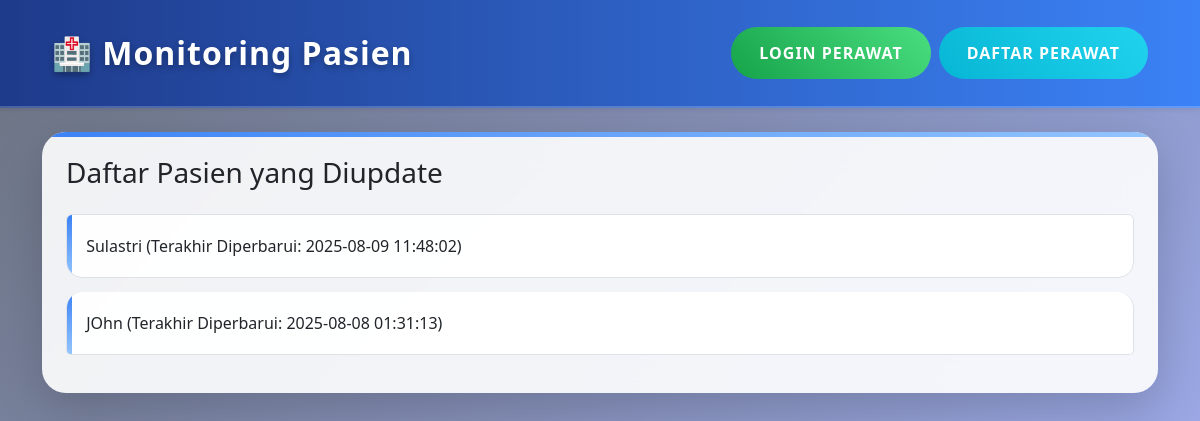
Before: / with the older database file.
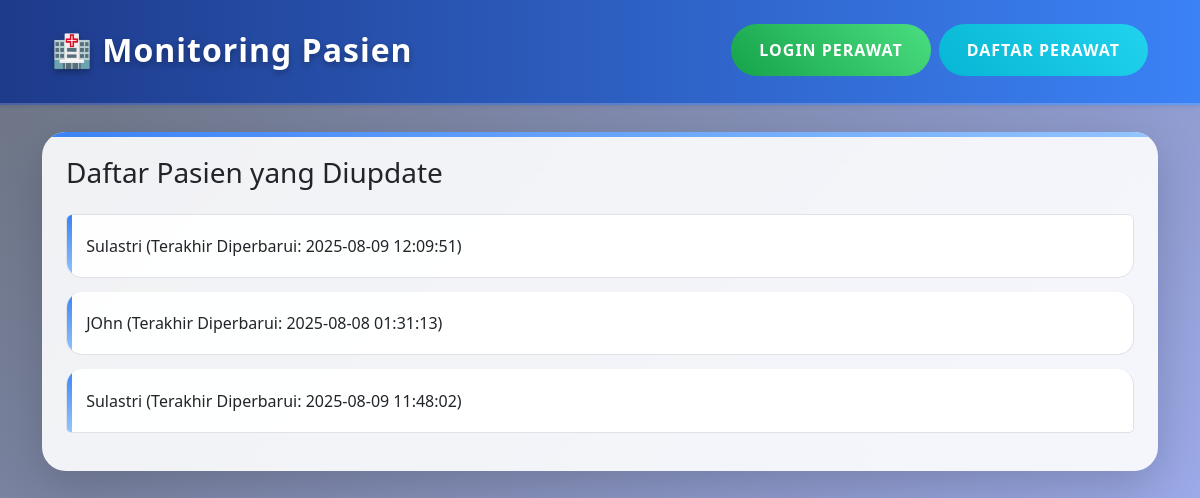
After: the same page with the newer database file.
### tables this page shows
CREATE TABLE patient (
                    id INTEGER PRIMARY KEY AUTOINCREMENT,
                    name TEXT NOT NULL,
                    access_key TEXT NOT NULL,
                    condition TEXT,
                    family_member_name TEXT,
                    phone_number TEXT,
                    emergency_phone_number TEXT,
                    id_card_number TEXT,
                    address TEXT,
                    room_responsible_person TEXT,
                    room_responsible_phone TEXT,
                    doctor_name TEXT,
                    doctor_phone TEXT,
                    priority INTEGER DEFAULT 0,
                    last_updated TEXT
                );

### app.py (the view)
@app.route('/')
def landing():
    conn = sqlite3.connect('database.db')
    c = conn.cursor()
    c.execute("SELECT id, name, condition, priority, last_updated FROM patient WHERE condition != '' ORDER BY priority DESC, id DESC")
    patients = c.fetchall()
    conn.close()
    return render_template('landing.html', patients=patients)

### templates/landing.html (shortened to what this page needs)
{% extends "base.html" %}
{% block content %}
<div class="card shadow-lg p-4">
    <h3 class="mb-4">Daftar Pasien yang Diupdate</h3>
    <div class="list-group" id="patient-list">
        {% for patient in patients %}
        <a class="list-group-item list-group-item-action hover-effect" href="{{ url_for('access_patient', patient_id=patient[0]) }}">
            {{ patient[1] }} (Terakhir Diperbarui: {{ patient[4] if patient[4] else '-' }})
        </a>
        {% else %}
        <p class="text-muted">Belum ada pasien yang diupdate.</p>
        {% endfor %}
    </div>
</div>
{% endblock %}

Changed rows visible on the page:
added patient: name "Sulastri", last_updated "2025-08-09 12:09:51"
changed patient "JOhn": moves up the list
